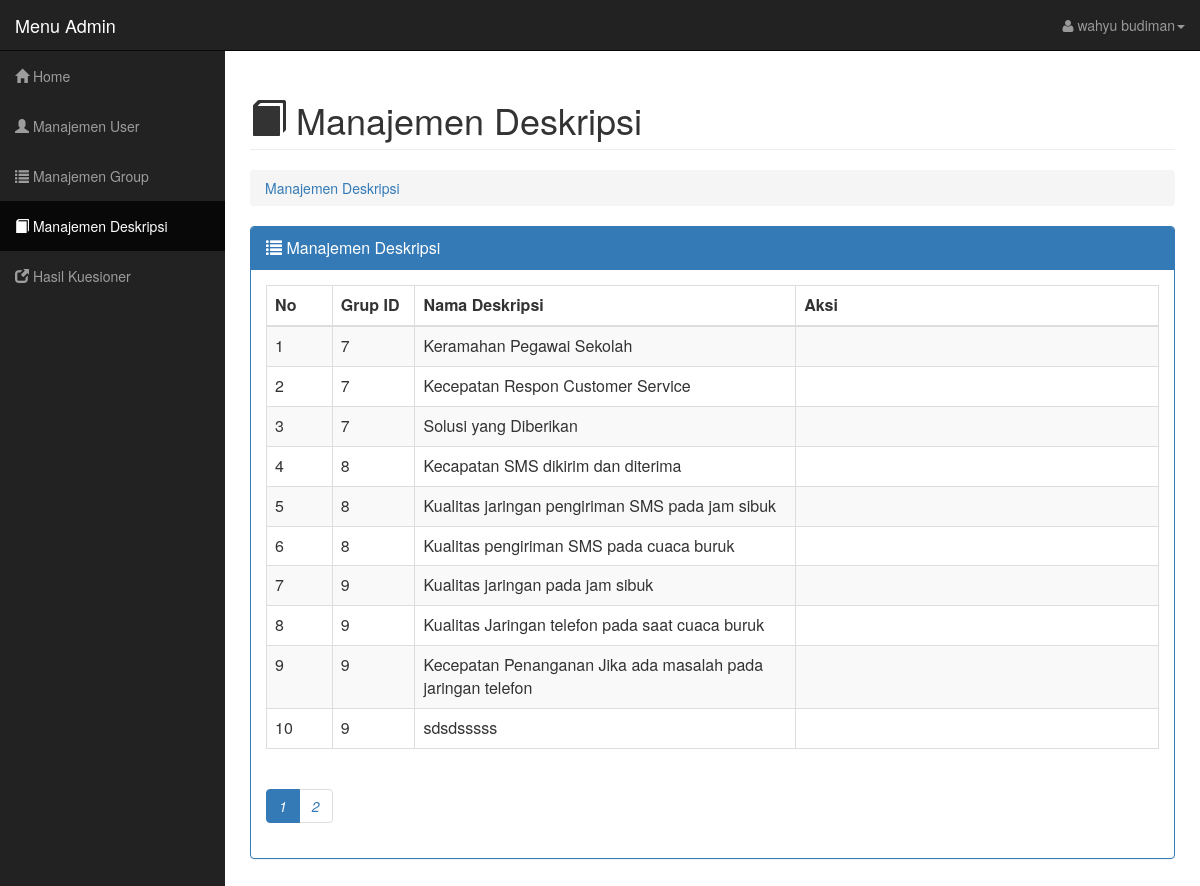
Screenshot of /adminweb/master.php?module=description (signed in) with the database file from the repository.
### tables this page shows
CREATE TABLE `tdescription`  (
  `descriptionId` int(11) NOT NULL AUTO_INCREMENT,
  `description` text NOT NULL,
  `groupId` int(11) NOT NULL,
  `CreatedDate` datetime(0) NOT NULL,
  `CreatedUser` int(11) NOT NULL,
  `ModifiedDate` datetime(0) NOT NULL,
  `ModifiedUser` int(11) NOT NULL,
  PRIMARY KEY (`descriptionId`) USING BTREE,
  INDEX `groupId`(`groupId`) USING BTREE,
  CONSTRAINT `tdescription_ibfk_1` FOREIGN KEY (`groupId`) REFERENCES `tgroup` (`groupId`) ON DELETE CASCADE ON UPDATE CASCADE
);

### adminweb/modul/mod_deskripsi/deskripsi.php (the view, shortened to what this page needs)
<?php
switch($_GET[act]){
	default:
	?>
	<div class="row">
	    <div class="col-lg-12">
	        <h1 class="page-header">
	            <i class="glyphicon glyphicon-book"></i> Manajemen Deskripsi
	        </h1>
	        <ol class="breadcrumb">
	            <li class="active">
	                 <a href="master.php?module=description">Manajemen Deskripsi</a>
	            </li>
	        </ol>
	    </div>
	</div>
	<div class="panel panel-primary">
		<div class="panel-heading">
			<div class="panel-title"><span class="glyphicon glyphicon-list"></span> Manajemen Deskripsi <i style="margin-left:750px;"></div>
		</div>
		<div class="panel-body">
			<table id="tablekonten" class="table table-striped table-bordered table-responsive" style="">
				<thead>
					<th width="1%"><div id="konten">No</div></th>
					<th width="1%"><div id="konten">Grup ID</div></th>
					<th width="10%"><div id="konten">Nama Deskripsi</div></th>
					<th width="10%"><div id="konten">Aksi</div></th>
				</thead>
				<tbody>
					<?php
						$p      = new PagingSoal();
						$batas  = 10;
						$posisi = $p->cariPosisi($batas);
					    $tampil = mysqli_query($conn, "SELECT * FROM tdescription order by groupId asc limit $posisi,$batas ");
					    $no = $posisi+1;
						while ($data = mysqli_fetch_array($tampil)){
							?>
							<tr>
								<td><div id="kontentd"><?php echo $no; ?></div></td>
								<td><div id="kontentd"><?php echo $data['groupId'];?></div></td>
								<td><div id="kontentd"><?php echo $data['description'];?></div></td>
								<td>
								</td>
							</tr>
							<?php
							$no++;
						}
						$jmldata = mysqli_num_rows(mysqli_query($conn, "SELECT * FROM tdescription"));
						$jmlhalaman  = $p->jumlahHalaman($jmldata, $batas);
						$linkHalaman = $p->navHalaman($_GET[halaman], $jmlhalaman);
					?>
				</tbody>
			</table>
			<?php echo "<ul class='pagination'> $linkHalaman </ul>"; ?>
		</div>
	</div>
	<?php
	break;
	?>
    <?php
}
?>

### css/sb-admin.css (style rules this page uses)
body { margin-top: 100px; background-color: #222; }
@media (min-width:768px) { body { margin-top: 50px; } }

### rows the page displays
tdescription: groupId "7", description "Keramahan Pegawai Sekolah"
tdescription: groupId "7", description "Kecepatan Respon Customer Service"
tdescription: groupId "7", description "Solusi yang Diberikan"
tdescription: groupId "8", description "Kecapatan SMS dikirim dan diterima"
tdescription: groupId "8", description "Kualitas jaringan pengiriman SMS pada jam sibuk"
tdescription: groupId "8", description "Kualitas pengiriman SMS pada cuaca buruk"
tdescription: groupId "9", description "Kualitas jaringan pada jam sibuk"
tdescription: groupId "9", description "Kualitas Jaringan telefon pada saat cuaca buruk"
tdescription: groupId "9", description "Kecepatan Penanganan Jika ada masalah pada jaringan telefon"
tdescription: groupId "9", description "sdsdsssss"

### other values shown
$_SESSION[fullname] "wahyu budiman"
